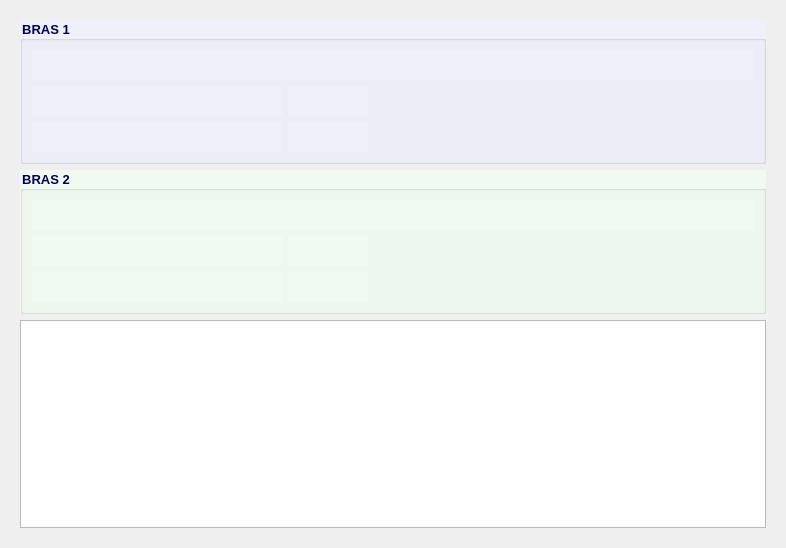
             <widget class="QWidget" name="scrollAreaWidgetContents_2">
              <property name="geometry">
               <rect>
                <x>0</x>
                <y>0</y>
                <width>786</width>
                <height>548</height>
               </rect>
              </property>
              <layout class="QVBoxLayout" name="verticalLayout_22">
               <item>
                <widget class="QFrame" name="brasGB">
                 <property name="minimumSize">
                  <size>
                   <width>0</width>
                   <height>0</height>
                  </size>
                 </property>
                 <property name="font">
                  <font>
                   <family>Tahoma</family>
                   <pointsize>10</pointsize>
                   <bold>true</bold>
                  </font>
                 </property>
                 <property name="styleSheet">
                  <string notr="true">color: rgb(0, 0, 81);</string>
                 </property>
                 <property name="lineWidth">
                  <number>0</number>
                 </property>
                 <layout class="QVBoxLayout" name="verticalLayout_14">
                  <item>
                   <widget class="QGroupBox" name="bras1GB">
                    <property name="font">
                     <font>
                      <family>Tahoma</family>
                      <pointsize>10</pointsize>
                      <bold>true</bold>
                     </font>
                    </property>
                    <property name="styleSheet">
                     <string notr="true">background-color: rgb(240, 240, 250);</string>
                    </property>
                    <property name="title">
                     <string>BRAS 1</string>
                    </property>
                    <layout class="QVBoxLayout" name="verticalLayout_13">
                     <item>
                      <layout class="QHBoxLayout" name="horizontalLayout_39">
                       <item>
                        <widget class="QLabel" name="bras1Lbl">
                         <property name="sizePolicy">
                          <sizepolicy hsizetype="Expanding" vsizetype="Preferred">
                           <horstretch>0</horstretch>
                           <verstretch>0</verstretch>
                          </sizepolicy>
                         </property>
                         <property name="minimumSize">
                          <size>
                           <width>0</width>
                           <height>30</height>
                          </size>
                         </property>
                         <property name="maximumSize">
                          <size>
                           <width>16777215</width>
                           <height>30</height>
                          </size>
                         </property>
                         <property name="font">
                          <font>
                           <family>Tahoma</family>
                           <pointsize>10</pointsize>
                           <bold>true</bold>
                          </font>
                         </property>
                         <property name="styleSheet">
                          <string notr="true">color: rgb(85, 0, 127);</string>
                         </property>
                         <property name="text">
                          <string/>
                         </property>
                        </widget>
                       </item>
                      </layout>
                     </item>
                     <item>
                      <layout class="QHBoxLayout" name="horizontalLayout_40">
                       <item>
                        <widget class="QLabel" name="b1a1Lbl">
                         <property name="minimumSize">
                          <size>
                           <width>250</width>
                           <height>30</height>
                          </size>
                         </property>
                         <property name="maximumSize">
                          <size>
                           <width>16777215</width>
                           <height>30</height>
                          </size>
                         </property>
                         <property name="font">
                          <font>
                           <family>Tahoma</family>
                           <pointsize>10</pointsize>
                           <bold>true</bold>
                          </font>
                         </property>
                         <property name="text">
                          <string/>
                         </property>
                         <property name="wordWrap">
                          <bool>true</bool>
                         </property>
                        </widget>
                       </item>
                       <item>
                        <widget class="QLabel" name="bras1Agg1EthLbl">
                         <property name="minimumSize">
                          <size>
                           <width>80</width>
                           <height>30</height>
                          </size>
                         </property>
                         <property name="maximumSize">
                          <size>
                           <width>16777215</width>
                           <height>30</height>
                          </size>
                         </property>
                         <property name="font">
                          <font>
                           <family>Tahoma</family>
                           <pointsize>10</pointsize>
                           <bold>true</bold>
                          </font>
                         </property>
                         <property name="styleSheet">
                          <string notr="true">color: rgb(85, 0, 127);</string>
                         </property>
                         <property name="text">
                          <string/>
                         </property>
                        </widget>
                       </item>
                       <item>
                        <spacer name="horizontalSpacer_45">
                         <property name="font">
                          <font>
                           <family>Tahoma</family>
                           <pointsize>10</pointsize>
                          </font>
                         </property>
                         <property name="orientation">
                          <enum>Qt::Orientation::Horizontal</enum>
                         </property>
                         <property name="sizeHint" stdset="0">
                          <size>
                           <width>40</width>
                           <height>20</height>
                          </size>
                         </property>
                        </spacer>
                       </item>
                      </layout>
                     </item>
                     <item>
                      <layout class="QHBoxLayout" name="horizontalLayout_7">
                       <item>
                        <widget class="QLabel" name="b1a2Lbl">
                         <property name="minimumSize">
                          <size>
                           <width>250</width>
                           <height>30</height>
                          </size>
                         </property>
                         <property name="maximumSize">
                          <size>
                           <width>16777215</width>
                           <height>30</height>
                          </size>
                         </property>
                         <property name="font">
                          <font>
                           <family>Tahoma</family>
                           <pointsize>10</pointsize>
                           <bold>true</bold>
                          </font>
                         </property>
                         <property name="text">
                          <string/>
                         </property>
                         <property name="wordWrap">
                          <bool>true</bool>
                         </property>
                        </widget>
                       </item>
                       <item>
                        <widget class="QLabel" name="bras1Agg2EthLbl">
                         <property name="minimumSize">
                          <size>
                           <width>80</width>
                           <height>30</height>
                          </size>
                         </property>
                         <property name="maximumSize">
                          <size>
                           <width>16777215</width>
                           <height>30</height>
                          </size>
                         </property>
                         <property name="font">
                          <font>
                           <family>Tahoma</family>
                           <pointsize>10</pointsize>
                           <bold>true</bold>
                          </font>
                         </property>
                         <property name="styleSheet">
                          <string notr="true">color: rgb(85, 0, 127);</string>
                         </property>
                         <property name="text">
                          <string/>
                         </property>
                        </widget>
                       </item>
                       <item>
                        <spacer name="horizontalSpacer_10">
                         <property name="orientation">
                          <enum>Qt::Orientation::Horizontal</enum>
                         </property>
                         <property name="sizeHint" stdset="0">
                          <size>
                           <width>40</width>
                           <height>20</height>
                          </size>
                         </property>
                        </spacer>
                       </item>
                      </layout>
                     </item>
                    </layout>
                   </widget>
                  </item>
                  <item>
                   <widget class="QGroupBox" name="bras2GB">
                    <property name="font">
                     <font>
                      <family>Tahoma</family>
                      <pointsize>10</pointsize>
                      <bold>true</bold>
                     </font>
                    </property>
                    <property name="styleSheet">
                     <string notr="true">background-color: rgb(240, 250, 240);</string>
                    </property>
                    <property name="title">
                     <string>BRAS 2</string>
                    </property>
                    <layout class="QVBoxLayout" name="verticalLayout_12">
                     <item>
                      <layout class="QHBoxLayout" name="horizontalLayout_41">
                       <item>
                        <widget class="QLabel" name="bras2Lbl">
                         <property name="sizePolicy">
                          <sizepolicy hsizetype="Expanding" vsizetype="Preferred">
                           <horstretch>0</horstretch>
                           <verstretch>0</verstretch>
                          </sizepolicy>
                         </property>
                         <property name="minimumSize">
                          <size>
                           <width>0</width>
                           <height>30</height>
                          </size>
                         </property>
                         <property name="maximumSize">
                          <size>
                           <width>16777215</width>
                           <height>30</height>
                          </size>
                         </property>
                         <property name="font">
                          <font>
                           <family>Tahoma</family>
                           <pointsize>10</pointsize>
                           <bold>true</bold>
                          </font>
                         </property>
                         <property name="styleSheet">
                          <string notr="true">color: rgb(85, 0, 127);</string>
                         </property>
                         <property name="text">
                          <string/>
                         </property>
                        </widget>
                       </item>
                      </layout>
                     </item>
                     <item>
                      <layout class="QHBoxLayout" name="horizontalLayout_42">
                       <item>
                        <widget class="QLabel" name="b2a1Lbl">
                         <property name="minimumSize">
                          <size>
                           <width>250</width>
                           <height>30</height>
                          </size>
                         </property>
                         <property name="maximumSize">
                          <size>
                           <width>16777215</width>
                           <height>30</height>
                          </size>
                         </property>
                         <property name="font">
                          <font>
                           <family>Tahoma</family>
                           <pointsize>10</pointsize>
                           <bold>true</bold>
                          </font>
                         </property>
                         <property name="text">
                          <string/>
                         </property>
                         <property name="wordWrap">
                          <bool>true</bool>
                         </property>
                        </widget>
                       </item>
                       <item>
                        <widget class="QLabel" name="bras2Agg1EthLbl">
                         <property name="minimumSize">
                          <size>
                           <width>80</width>
                           <height>30</height>
                          </size>
                         </property>
                         <property name="maximumSize">
                          <size>
                           <width>16777215</width>
                           <height>30</height>
                          </size>
                         </property>
                         <property name="font">
                          <font>
                           <family>Tahoma</family>
                           <pointsize>10</pointsize>
                           <bold>true</bold>
                          </font>
                         </property>
                         <property name="styleSheet">
                          <string notr="true">color: rgb(85, 0, 127);</string>
                         </property>
                         <property name="text">
                          <string/>
                         </property>
                        </widget>
                       </item>
                       <item>
                        <spacer name="horizontalSpacer_48">
                         <property name="font">
                          <font>
                           <family>Tahoma</family>
                           <pointsize>10</pointsize>
                          </font>
                         </property>
                         <property name="orientation">
                          <enum>Qt::Orientation::Horizontal</enum>
                         </property>
                         <property name="sizeHint" stdset="0">
                          <size>
                           <width>40</width>
                           <height>20</height>
                          </size>
                         </property>
                        </spacer>
                       </item>
                      </layout>
                     </item>
                     <item>
                      <layout class="QHBoxLayout" name="horizontalLayout_6">
                       <item>
                        <widget class="QLabel" name="b2a2Lbl">
                         <property name="minimumSize">
                          <size>
                           <width>250</width>
                           <height>30</height>
                          </size>
                         </property>
                         <property name="maximumSize">
                          <size>
                           <width>16777215</width>
                           <height>30</height>
                          </size>
                         </property>
                         <property name="font">
                          <font>
                           <family>Tahoma</family>
                           <pointsize>10</pointsize>
                           <bold>true</bold>
                          </font>
                         </property>
                         <property name="text">
                          <string/>
                         </property>
                         <property name="wordWrap">
                          <bool>true</bool>
                         </property>
                        </widget>
                       </item>
                       <item>
                        <widget class="QLabel" name="bras2Agg2EthLbl">
                         <property name="minimumSize">
                          <size>
                           <width>80</width>
                           <height>30</height>
                          </size>
                         </property>
                         <property name="maximumSize">
                          <size>
                           <width>16777215</width>
                           <height>30</height>
                          </size>
                         </property>
                         <property name="font">
                          <font>
                           <family>Tahoma</family>
                           <pointsize>10</pointsize>
                           <bold>true</bold>
                          </font>
                         </property>
                         <property name="styleSheet">
                          <string notr="true">color: rgb(85, 0, 127);</string>
                         </property>
                         <property name="text">
                          <string/>
                         </property>
                        </widget>
                       </item>
                       <item>
                        <spacer name="horizontalSpacer_9">
                         <property name="orientation">
                          <enum>Qt::Orientation::Horizontal</enum>
                         </property>
                         <property name="sizeHint" stdset="0">
                          <size>
                           <width>40</width>
                           <height>20</height>
                          </size>
                         </property>
                        </spacer>
                       </item>
                      </layout>
                     </item>
                    </layout>
                   </widget>
                  </item>
                  <item>
                   <widget class="QTableView" name="brasTV">
                    <property name="minimumSize">
                     <size>
                      <width>0</width>
                      <height>200</height>
                     </size>
                    </property>
                    <property name="font">
                     <font>
                      <family>Tahoma</family>
                      <pointsize>10</pointsize>
                      <bold>false</bold>
                     </font>
                    </property>
                    <property name="styleSheet">
                     <string notr="true"/>
                    </property>
                    <property name="alternatingRowColors">
                     <bool>true</bool>
                    </property>
                    <property name="selectionMode">
                     <enum>QAbstractItemView::SelectionMode::SingleSelection</enum>
                    </property>
                    <property name="selectionBehavior">
                     <enum>QAbstractItemView::SelectionBehavior::SelectRows</enum>
                    </property>
                   </widget>
                  </item>
                 </layout>
                </widget>
               </item>
              </layout>
             </widget>
